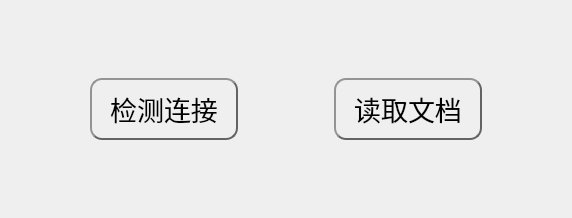
<?xml version="1.0" encoding="UTF-8"?>
<ui version="4.0">
 <class>DefaultPart</class>
 <widget class="QWidget" name="DefaultPart">
  <property name="geometry">
   <rect>
    <x>0</x>
    <y>0</y>
    <width>572</width>
    <height>218</height>
   </rect>
  </property>
  <property name="windowTitle">
   <string>Form</string>
  </property>
  <layout class="QGridLayout" name="gridLayout">
   <property name="margin">
    <number>0</number>
   </property>
   <item row="0" column="0">
    <spacer name="horizontalSpacer">
     <property name="orientation">
      <enum>Qt::Horizontal</enum>
     </property>
     <property name="sizeHint" stdset="0">
      <size>
       <width>94</width>
       <height>20</height>
      </size>
     </property>
    </spacer>
   </item>
   <item row="0" column="1">
    <widget class="QPushButton" name="connect_button">
     <property name="sizePolicy">
      <sizepolicy hsizetype="Fixed" vsizetype="Fixed">
       <horstretch>0</horstretch>
       <verstretch>0</verstretch>
      </sizepolicy>
     </property>
     <property name="font">
      <font>
       <family>Arial</family>
       <pointsize>20</pointsize>
       <weight>50</weight>
       <italic>false</italic>
       <bold>false</bold>
      </font>
     </property>
     <property name="cursor">
      <cursorShape>PointingHandCursor</cursorShape>
     </property>
     <property name="styleSheet">
      <string notr="true">QPushButton#connect_button {
	font: 20pt &quot;Arial&quot;;
    background:qlineargradient(spread:pad, x1:0, y1:0, x2:0, y2:1, stop:0.05 					#77d42a, stop:1 #5cb811);
    border-style:outset;
    border-width:2px;
    border-radius:12px;
    border-color:#636363;
    padding:9px 18px 
}

QPushButton#connect_button:hover{
    background:qlineargradient(spread:pad, x1:0, y1:0, x2:0, y2:1, stop:0.05 					#5cb811, stop:1 #77d42a);
}

QPushButton#connect_button:pressed {
     background: #adff2f;
     border-style: inset;}
</string>
     </property>
     <property name="text">
      <string>检测连接</string>
     </property>
     <property name="iconSize">
      <size>
       <width>48</width>
       <height>48</height>
      </size>
     </property>
     <property name="shortcut">
      <string>Ctrl+Alt+L</string>
     </property>
     <property name="autoRepeat">
      <bool>false</bool>
     </property>
     <property name="default">
      <bool>false</bool>
     </property>
     <property name="flat">
      <bool>false</bool>
     </property>
    </widget>
   </item>
   <item row="0" column="2">
    <spacer name="horizontalSpacer_2">
     <property name="orientation">
      <enum>Qt::Horizontal</enum>
     </property>
     <property name="sizeHint" stdset="0">
      <size>
       <width>93</width>
       <height>20</height>
      </size>
     </property>
    </spacer>
   </item>
   <item row="0" column="4">
    <spacer name="horizontalSpacer_3">
     <property name="orientation">
      <enum>Qt::Horizontal</enum>
     </property>
     <property name="sizeHint" stdset="0">
      <size>
       <width>94</width>
       <height>20</height>
      </size>
     </property>
    </spacer>
   </item>
   <item row="0" column="3">
    <widget class="QPushButton" name="read_file_button">
     <property name="sizePolicy">
      <sizepolicy hsizetype="Fixed" vsizetype="Fixed">
       <horstretch>0</horstretch>
       <verstretch>0</verstretch>
      </sizepolicy>
     </property>
     <property name="font">
      <font>
       <family>Arial</family>
       <pointsize>20</pointsize>
       <weight>50</weight>
       <italic>false</italic>
       <bold>false</bold>
      </font>
     </property>
     <property name="cursor">
      <cursorShape>PointingHandCursor</cursorShape>
     </property>
     <property name="styleSheet">
      <string notr="true">QPushButton#read_file_button {
	font: 20pt &quot;Arial&quot;;
    background:qlineargradient(spread:pad, x1:0, y1:0, x2:0, y2:1, stop:0.05 					#77d42a, stop:1 #5cb811);
    border-style:outset;
    border-width:2px;
    border-radius:12px;
    border-color:#636363;
    padding:9px 18px 
}

QPushButton#read_file_button:hover{
    background:qlineargradient(spread:pad, x1:0, y1:0, x2:0, y2:1, stop:0.05 					#5cb811, stop:1 #77d42a);
}

QPushButton#read_file_button:pressed {
     background: #adff2f;
     border-style: inset;}</string>
     </property>
     <property name="text">
      <string>读取文档</string>
     </property>
     <property name="iconSize">
      <size>
       <width>48</width>
       <height>48</height>
      </size>
     </property>
     <property name="shortcut">
      <string>Ctrl+Alt+R</string>
     </property>
     <property name="autoRepeat">
      <bool>false</bool>
     </property>
     <property name="default">
      <bool>false</bool>
     </property>
     <property name="flat">
      <bool>false</bool>
     </property>
    </widget>
   </item>
  </layout>
 </widget>
 <resources>
  <include location="Icons/Icons.qrc"/>
 </resources>
 <connections/>
</ui>
